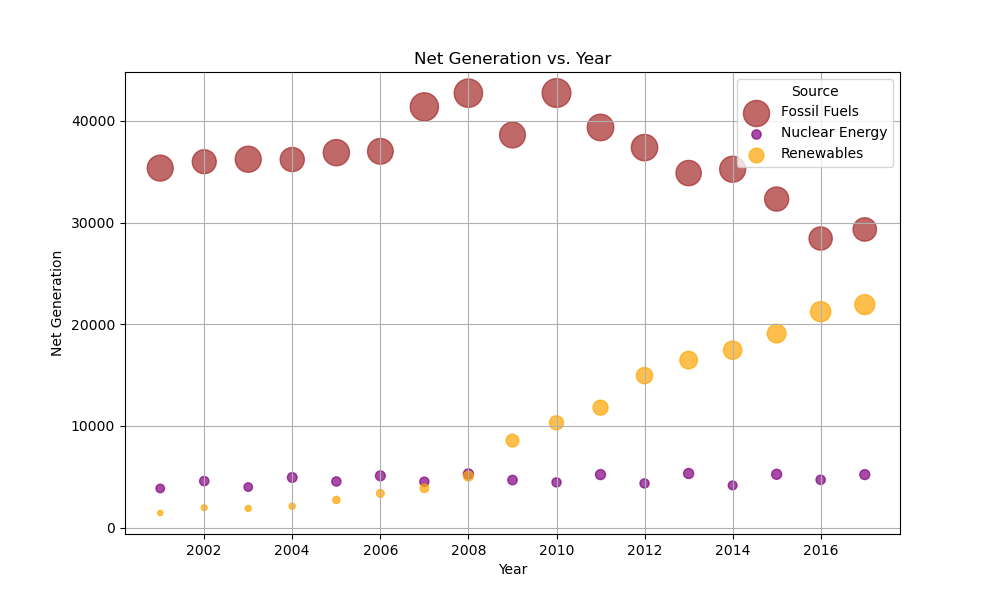

Source code (Python):
import pandas as pd
import matplotlib.pyplot as plt

# Load the data from CSV file
data = pd.read_csv('iowa-electricity-extended.csv')

# Convert 'year' column to datetime
data['year'] = pd.to_datetime(data['year'])

# Define color map for different sources
color_map = {
    'Nuclear Energy': 'purple', 
    'Renewables': 'orange',
    'Fossil Fuels': 'brown'
}

# Plot scatterplot
plt.figure(figsize=(10, 6))
for source, group in data.groupby('source'):
    sizes = group['consumption']/100  # Calculate sizes for each group
    plt.scatter(group['year'], group['net_generation'], s=sizes, c=color_map[source], label=source, alpha=0.7)

# Add labels and legend
plt.xlabel('Year')
plt.ylabel('Net Generation')
plt.title('Net Generation vs. Year')
plt.legend(title='Source')

# Show plot
plt.grid(True)
plt.show()
